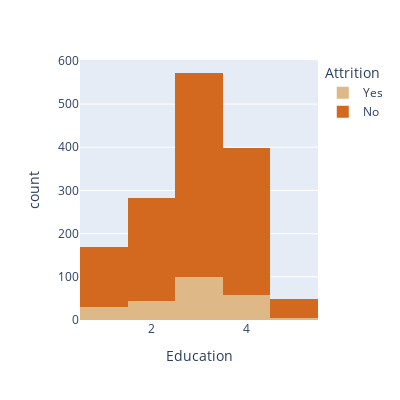

The notebook cell this image was saved under:
### Markdown cell above
##### => Single people are more likely to quit their job more than the others

### Code cell
hist = px.histogram(df, x = "Education", color = "Attrition", color_discrete_map = { "Yes": "BurlyWood", "No": "Chocolate"}, width = 400, height = 400)
hist.show()

### Figure 1 — Plotly figure (JSON) as saved in the notebook; plotly's stock layout.template omitted (floating-point values rounded to 4 significant figures; data arrays with more than 128 entries replaced by an {"elided": "..."} marker saying what was removed)
{"data": [{"alignmentgroup": "True", "bingroup": "x", "hovertemplate": "Attrition=Yes<br>Education=%{x}<br>count=%{y}<extra></extra>", "legendgroup": "Yes", "marker": {"color": "BurlyWood", "pattern": {"shape": ""}}, "name": "Yes", "offsetgroup": "Yes", "orientation": "v", "showlegend": true, "type": "histogram", "x": {"elided": "237 int values"}, "xaxis": "x", "yaxis": "y"}, {"alignmentgroup": "True", "bingroup": "x", "hovertemplate": "Attrition=No<br>Education=%{x}<br>count=%{y}<extra></extra>", "legendgroup": "No", "marker": {"color": "Chocolate", "pattern": {"shape": ""}}, "name": "No", "offsetgroup": "No", "orientation": "v", "showlegend": true, "type": "histogram", "x": {"elided": "1233 int values"}, "xaxis": "x", "yaxis": "y"}], "layout": {"barmode": "relative", "height": 400, "legend": {"title": {"text": "Attrition"}, "tracegroupgap": 0}, "margin": {"t": 60}, "width": 400, "xaxis": {"anchor": "y", "autorange": true, "domain": [0, 1], "range": [0.5, 5.5], "title": {"text": "Education"}, "type": "linear"}, "yaxis": {"anchor": "x", "autorange": true, "domain": [0, 1], "range": [0, 602.1], "title": {"text": "count"}}}}
